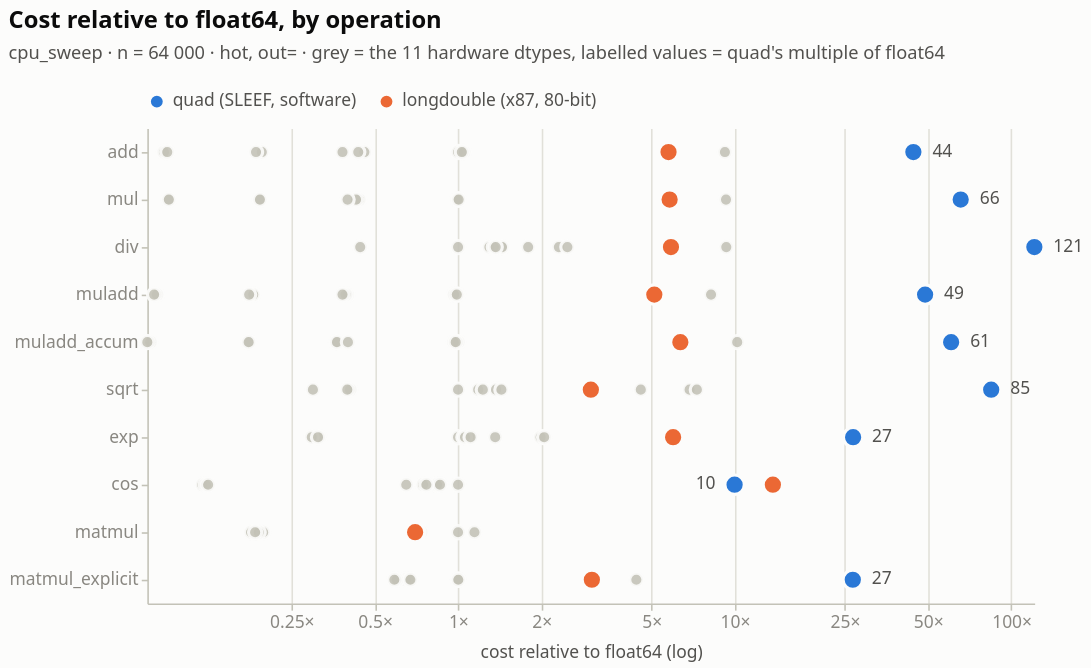

The notebook cell saved with this chart:
### Markdown cell above
Two features of the grid organise the remainder of this section.

First, the software-quad column belongs to a different regime. `quad-sleef` is
not marginally slower than `float64`; it lies off the end of a logarithmic
scale. Software floating point in 128 bits costs one to two orders of magnitude,
and `longdouble` — the x87 80-bit type, held in a 16-byte slot — falls between
the two: hardware arithmetic, but scalar hardware that no SIMD unit will touch.

Second, the `div`, `exp` and `cos` rows are uniformly expensive, including in the
integer columns. This does not reflect slow integer arithmetic. NumPy promotes
the operands before computing, so `cos` on `int32` is a `float64` cosine; those
cells measure a floating-point operation carrying an integer's label. Because
the metadata records the promotion, the resulting cost can be quantified.

### Code cell
baseline = (
    sweep.filter(HOT_OUT & BIG & (pl.col("implementation") == "float64"))
    .select("operation", pl.col("ns_elem").alias("f64_ns"))
)

FAMILY = pl.when(pl.col("implementation") == "quad-sleef").then(pl.lit("quad (SLEEF, software)")) \
           .when(pl.col("implementation") == "longdouble64").then(pl.lit("longdouble (x87, 80-bit)")) \
           .otherwise(pl.lit("hardware dtypes"))

tax = (
    sweep.filter(HOT_OUT & BIG)
    .join(baseline, on="operation")
    .with_columns((pl.col("ns_elem") / pl.col("f64_ns")).alias("vs_f64"), FAMILY.alias("family"))
    .filter(pl.col("vs_f64").is_not_null())
    .select("operation", "implementation", "family", "vs_f64", "ns_elem")
)

SOFT = ["quad (SLEEF, software)", "longdouble (x87, 80-bit)"]
context, highlight = tax.filter(~pl.col("family").is_in(SOFT)), tax.filter(pl.col("family").is_in(SOFT))

# Label placement is data-driven, not eyeballed: put the quad value on the left of
# its dot whenever longdouble sits close enough to the right to collide with it.
neighbours = highlight.pivot("implementation", index="operation", values="vs_f64")
quad_labels = (
    highlight.filter(pl.col("implementation") == "quad-sleef")
    .join(neighbours, on="operation")
    .with_columns(
        ((pl.col("longdouble64") / pl.col("quad-sleef")).is_between(1.0, 1.9))
        .alias("crowded")
    )
)

X2 = alt.X("vs_f64:Q", scale=alt.Scale(type="log", nice=False),
           axis=alt.Axis(title="cost relative to float64 (log)",
                         values=[0.25, 0.5, 1, 2, 5, 10, 25, 50, 100, 250],
                         labelExpr="format(datum.value, '.3~g') + '\u00d7'"))
Y2 = alt.Y("operation:N", sort=OP_ORDER, title=None)

unity = alt.Chart(pl.DataFrame({"x": [1.0]})).mark_rule(
    color=P["ink2"], strokeWidth=1).encode(x=X2)
unity_t = alt.Chart(pl.DataFrame({"x": [1.0], "t": ["float64"]})).mark_text(
    align="center", fontSize=11, color=P["ink2"]).encode(
    x=X2, y=alt.value(9), text="t:N")
ctx_dots = alt.Chart(context).mark_point(
    size=70, filled=True, color=P["context"], opacity=0.9).encode(
    x=X2, y=Y2,
    tooltip=[alt.Tooltip("implementation:N", title="dtype"),
             alt.Tooltip("vs_f64:Q", title="x float64", format=".2f")])
soft_dots = alt.Chart(highlight).mark_point(size=150, filled=True).encode(
    x=X2, y=Y2,
    color=alt.Color("family:N", scale=alt.Scale(domain=SOFT, range=P["series"][:2]),
                    legend=alt.Legend(title=None)),
    tooltip=[alt.Tooltip("implementation:N", title="dtype"),
             alt.Tooltip("vs_f64:Q", title="x float64", format=".1f"),
             alt.Tooltip("ns_elem:Q", title="ns/element", format=".2f")])
lab_right = alt.Chart(quad_labels.filter(~pl.col("crowded"))).mark_text(
    align="left", dx=12, fontSize=11, color=P["ink2"]).encode(
    x=X2, y=Y2, text=alt.Text("vs_f64:Q", format=".0f"))
lab_left = alt.Chart(quad_labels.filter(pl.col("crowded"))).mark_text(
    align="right", dx=-12, fontSize=11, color=P["ink2"]).encode(
    x=X2, y=Y2, text=alt.Text("vs_f64:Q", format=".0f"))

fig2 = (unity + unity_t + ctx_dots + soft_dots + lab_right + lab_left).properties(
    width=560, height=300,
    title=alt.Title("Cost relative to float64, by operation",
                    subtitle="cpu_sweep · n = 64 000 · hot, out= · grey = the 11 hardware dtypes, "
                             "labelled values = quad's multiple of float64"),
)
figure(fig2, highlight.sort("operation", "implementation"), "Table view — soft-float slowdowns")

### Figure 1 — Vega-Lite specification as saved in the notebook (floating-point values rounded to 4 significant figures)
{"config": {"background": "#fcfcfb", "font": "system-ui, -apple-system, \"Segoe UI\", sans-serif", "view": {"stroke": null, "continuousWidth": 620, "continuousHeight": 300}, "axis": {"labelFont": "system-ui, -apple-system, \"Segoe UI\", sans-serif", "titleFont": "system-ui, -apple-system, \"Segoe UI\", sans-serif", "labelColor": "#898781", "titleColor": "#52514e", "labelFontSize": 11, "titleFontSize": 11, "titleFontWeight": 500, "titlePadding": 8, "domainColor": "#c3c2b7", "domainWidth": 1, "tickColor": "#c3c2b7", "tickSize": 4, "gridColor": "#e1e0d9", "gridWidth": 1, "gridDash": []}, "legend": {"labelFont": "system-ui, -apple-system, \"Segoe UI\", sans-serif", "titleFont": "system-ui, -apple-system, \"Segoe UI\", sans-serif", "labelColor": "#52514e", "titleColor": "#52514e", "labelFontSize": 11, "titleFontSize": 11, "titleFontWeight": 500, "symbolType": "circle", "symbolSize": 90, "orient": "top", "direction": "horizontal", "offset": 8, "titlePadding": 10}, "title": {"font": "system-ui, -apple-system, \"Segoe UI\", sans-serif", "color": "#0b0b0b", "fontSize": 15, "fontWeight": 600, "subtitleFont": "system-ui, -apple-system, \"Segoe UI\", sans-serif", "subtitleColor": "#52514e", "subtitleFontSize": 11.5, "subtitlePadding": 8, "anchor": "start", "offset": 14, "dy": -4}, "header": {"labelFont": "system-ui, -apple-system, \"Segoe UI\", sans-serif", "titleFont": "system-ui, -apple-system, \"Segoe UI\", sans-serif", "labelColor": "#52514e", "titleColor": "#52514e", "labelFontSize": 11.5, "labelFontWeight": 600, "titleFontSize": 11}, "range": {"category": ["#2a78d6", "#eb6834", "#1baf7a"], "heatmap": ["#cde2fb", "#9ec5f4", "#6da7ec", "#3987e5", "#256abf", "#184f95", "#0d366b"], "ramp": ["#cde2fb", "#9ec5f4", "#6da7ec", "#3987e5", "#256abf", "#184f95", "#0d366b"]}, "bar": {"cornerRadiusEnd": 4, "discreteBandSize": 15}, "point": {"size": 95, "filled": true, "stroke": "#fcfcfb", "strokeWidth": 2, "opacity": 1}, "line": {"strokeWidth": 2, "strokeCap": "round", "strokeJoin": "round"}, "rule": {"strokeWidth": 1}, "text": {"font": "system-ui, -apple-system, \"Segoe UI\", sans-serif", "fontSize": 11, "color": "#52514e"}}, "layer": [{"data": {"name": "data-13398ab0a07e8bbd08d61e367b6a8f62"}, "mark": {"type": "rule", "color": "#52514e", "strokeWidth": 1}, "encoding": {"x": {"axis": {"labelExpr": "format(datum.value, '.3~g') + '×'", "title": "cost relative to float64 (log)", "values": [0.25, 0.5, 1, 2, 5, 10, 25, 50, 100, 250]}, "field": "vs_f64", "scale": {"nice": false, "type": "log"}, "type": "quantitative"}}}, {"data": {"name": "data-47ff0c7e1500d06b07ce56b60d1d5801"}, "mark": {"type": "text", "align": "center", "color": "#52514e", "fontSize": 11}, "encoding": {"text": {"field": "t", "type": "nominal"}, "x": {"axis": {"labelExpr": "format(datum.value, '.3~g') + '×'", "title": "cost relative to float64 (log)", "values": [0.25, 0.5, 1, 2, 5, 10, 25, 50, 100, 250]}, "field": "vs_f64", "scale": {"nice": false, "type": "log"}, "type": "quantitative"}, "y": {"value": 9}}}, {"data": {"name": "data-f4b43c139ce9c32278db455ef09f859a"}, "mark": {"type": "point", "color": "#c3c2b7", "filled": true, "opacity": 0.9, "size": 70}, "encoding": {"tooltip": [{"field": "implementation", "title": "dtype", "type": "nominal"}, {"field": "vs_f64", "format": ".2f", "title": "x float64", "type": "quantitative"}], "x": {"axis": {"labelExpr": "format(datum.value, '.3~g') + '×'", "title": "cost relative to float64 (log)", "values": [0.25, 0.5, 1, 2, 5, 10, 25, 50, 100, 250]}, "field": "vs_f64", "scale": {"nice": false, "type": "log"}, "type": "quantitative"}, "y": {"field": "operation", "sort": ["add", "mul", "div", "muladd", "muladd_accum", "muladd_fused", "sqrt", "exp", "cos", "matmul", "matmul_explicit", "matmul_explicit_fused"], "title": null, "type": "nominal"}}}, {"data": {"name": "data-50441ce348be95b6af3ba1fccaf475ab"}, "mark": {"type": "point", "filled": true, "size": 150}, "encoding": {"color": {"field": "family", "legend": {"title": null}, "scale": {"domain": ["quad (SLEEF, software)", "longdouble (x87, 80-bit)"], "range": ["#2a78d6", "#eb6834"]}, "type": "nominal"}, "tooltip": [{"field": "implementation", "title": "dtype", "type": "nominal"}, {"field": "vs_f64", "format": ".1f", "title": "x float64", "type": "quantitative"}, {"field": "ns_elem", "format": ".2f", "title": "ns/element", "type": "quantitative"}], "x": {"axis": {"labelExpr": "format(datum.value, '.3~g') + '×'", "title": "cost relative to float64 (log)", "values": [0.25, 0.5, 1, 2, 5, 10, 25, 50, 100, 250]}, "field": "vs_f64", "scale": {"nice": false, "type": "log"}, "type": "quantitative"}, "y": {"field": "operation", "sort": ["add", "mul", "div", "muladd", "muladd_accum", "muladd_fused", "sqrt", "exp", "cos", "matmul", "matmul_explicit", "matmul_explicit_fused"], "title": null, "type": "nominal"}}}, {"data": {"name": "data-d4be79850e5fa704a3451b11f473c4a7"}, "mark": {"type": "text", "align": "left", "color": "#52514e", "dx": 12, "fontSize": 11}, "encoding": {"text": {"field": "vs_f64", "format": ".0f", "type": "quantitative"}, "x": {"axis": {"labelExpr": "format(datum.value, '.3~g') + '×'", "title": "cost relative to float64 (log)", "values": [0.25, 0.5, 1, 2, 5, 10, 25, 50, 100, 250]}, "field": "vs_f64", "scale": {"nice": false, "type": "log"}, "type": "quantitative"}, "y": {"field": "operation", "sort": ["add", "mul", "div", "muladd", "muladd_accum", "muladd_fused", "sqrt", "exp", "cos", "matmul", "matmul_explicit", "matmul_explicit_fused"], "title": null, "type": "nominal"}}}, {"data": {"name": "data-1a56adb4e6026dac969452378daaee17"}, "mark": {"type": "text", "align": "right", "color": "#52514e", "dx": -12, "fontSize": 11}, "encoding": {"text": {"field": "vs_f64", "format": ".0f", "type": "quantitative"}, "x": {"axis": {"labelExpr": "format(datum.value, '.3~g') + '×'", "title": "cost relative to float64 (log)", "values": [0.25, 0.5, 1, 2, 5, 10, 25, 50, 100, 250]}, "field": "vs_f64", "scale": {"nice": false, "type": "log"}, "type": "quantitative"}, "y": {"field": "operation", "sort": ["add", "mul", "div", "muladd", "muladd_accum", "muladd_fused", "sqrt", "exp", "cos", "matmul", "matmul_explicit", "matmul_explicit_fused"], "title": null, "type": "nominal"}}}], "height": 300, "title": {"text": "Cost relative to float64, by operation", "subtitle": "cpu_sweep · n = 64 000 · hot, out= · grey = the 11 hardware dtypes, labelled values = quad's multiple of float64"}, "width": 560, "$schema": "https://vega.github.io/schema/vega-lite/v6.4.1.json", "datasets": {"data-13398ab0a07e8bbd08d61e367b6a8f62": [{"x": 1.0}], "data-47ff0c7e1500d06b07ce56b60d1d5801": [{"x": 1.0, "t": "float64"}], "data-f4b43c139ce9c32278db455ef09f859a": [{"operation": "add", "implementation": "float16", "family": "hardware dtypes", "vs_f64": 9.219, "ns_elem": 5.998}, {"operation": "add", "implementation": "float32", "family": "hardware dtypes", "vs_f64": 0.3821, "ns_elem": 0.2486}, {"operation": "add", "implementation": "float64", "family": "hardware dtypes", "vs_f64": 1.0, "ns_elem": 0.6507}, {"operation": "add", "implementation": "int16", "family": "hardware dtypes", "vs_f64": 0.1952, "ns_elem": 0.127}, {"operation": "add", "implementation": "int32", "family": "hardware dtypes", "vs_f64": 0.4585, "ns_elem": 0.2983}, {"operation": "add", "implementation": "int64", "family": "hardware dtypes", "vs_f64": 1.049, "ns_elem": 0.6824}, {"operation": "add", "implementation": "int8", "family": "hardware dtypes", "vs_f64": 0.08645, "ns_elem": 0.05625}, {"operation": "add", "implementation": "uint16", "family": "hardware dtypes", "vs_f64": 0.186, "ns_elem": 0.1211}, {"operation": "add", "implementation": "uint32", "family": "hardware dtypes", "vs_f64": 0.4357, "ns_elem": 0.2835}, {"operation": "add", "implementation": "uint64", "family": "hardware dtypes", "vs_f64": 1.032, "ns_elem": 0.6714}, {"operation": "add", "implementation": "uint8", "family": "hardware dtypes", "vs_f64": 0.08885, "ns_elem": 0.05781}, {"operation": "cos", "implementation": "float16", "family": "hardware dtypes", "vs_f64": 0.6496, "ns_elem": 8.898}, {"operation": "cos", "implementation": "float32", "family": "hardware dtypes", "vs_f64": 0.119, "ns_elem": 1.63}, {"operation": "cos", "implementation": "float64", "family": "hardware dtypes", "vs_f64": 1.0, "ns_elem": 13.7}, {"operation": "cos", "implementation": "int16", "family": "hardware dtypes", "vs_f64": 0.1225, "ns_elem": 1.677}, {"operation": "cos", "implementation": "int32", "family": "hardware dtypes", "vs_f64": 0.8364, "ns_elem": 11.46}, {"operation": "cos", "implementation": "int64", "family": "hardware dtypes", "vs_f64": 0.8543, "ns_elem": 11.7}, {"operation": "cos", "implementation": "int8", "family": "hardware dtypes", "vs_f64": 0.7476, "ns_elem": 10.24}, {"operation": "cos", "implementation": "uint16", "family": "hardware dtypes", "vs_f64": 0.1249, "ns_elem": 1.71}, {"operation": "cos", "implementation": "uint32", "family": "hardware dtypes", "vs_f64": 0.8407, "ns_elem": 11.51}, {"operation": "cos", "implementation": "uint64", "family": "hardware dtypes", "vs_f64": 0.8603, "ns_elem": 11.78}, {"operation": "cos", "implementation": "uint8", "family": "hardware dtypes", "vs_f64": 0.7681, "ns_elem": 10.52}, {"operation": "div", "implementation": "float16", "family": "hardware dtypes", "vs_f64": 9.324, "ns_elem": 6.005}, {"operation": "div", "implementation": "float32", "family": "hardware dtypes", "vs_f64": 0.4429, "ns_elem": 0.2853}, {"operation": "div", "implementation": "float64", "family": "hardware dtypes", "vs_f64": 1.0, "ns_elem": 0.6441}, {"operation": "div", "implementation": "int16", "family": "hardware dtypes", "vs_f64": 1.441, "ns_elem": 0.9281}, {"operation": "div", "implementation": "int32", "family": "hardware dtypes", "vs_f64": 1.442, "ns_elem": 0.9285}, {"operation": "div", "implementation": "int64", "family": "hardware dtypes", "vs_f64": 2.314, "ns_elem": 1.491}, {"operation": "div", "implementation": "int8", "family": "hardware dtypes", "vs_f64": 1.298, "ns_elem": 0.8359}, {"operation": "div", "implementation": "uint16", "family": "hardware dtypes", "vs_f64": 1.347, "ns_elem": 0.8677}, {"operation": "div", "implementation": "uint32", "family": "hardware dtypes", "vs_f64": 1.792, "ns_elem": 1.154}, {"operation": "div", "implementation": "uint64", "family": "hardware dtypes", "vs_f64": 2.484, "ns_elem": 1.6}, {"operation": "div", "implementation": "uint8", "family": "hardware dtypes", "vs_f64": 1.368, "ns_elem": 0.881}, {"operation": "exp", "implementation": "float16", "family": "hardware dtypes", "vs_f64": 1.362, "ns_elem": 6.288}, {"operation": "exp", "implementation": "float32", "family": "hardware dtypes", "vs_f64": 0.3159, "ns_elem": 1.458}, {"operation": "exp", "implementation": "float64", "family": "hardware dtypes", "vs_f64": 1.0, "ns_elem": 4.616}, {"operation": "exp", "implementation": "int16", "family": "hardware dtypes", "vs_f64": 0.2959, "ns_elem": 1.366}, {"operation": "exp", "implementation": "int32", "family": "hardware dtypes", "vs_f64": 1.045, "ns_elem": 4.825}, {"operation": "exp", "implementation": "int64", "family": "hardware dtypes", "vs_f64": 1.099, "ns_elem": 5.071}, {"operation": "exp", "implementation": "int8", "family": "hardware dtypes", "vs_f64": 1.988, "ns_elem": 9.176}, {"operation": "exp", "implementation": "uint16", "family": "hardware dtypes", "vs_f64": 0.3117, "ns_elem": 1.439}, {"operation": "exp", "implementation": "uint32", "family": "hardware dtypes", "vs_f64": 1.06, "ns_elem": 4.893}, {"operation": "exp", "implementation": "uint64", "family": "hardware dtypes", "vs_f64": 1.11, "ns_elem": 5.124}, {"operation": "exp", "implementation": "uint8", "family": "hardware dtypes", "vs_f64": 2.047, "ns_elem": 9.451}, {"operation": "matmul", "implementation": "float16", "family": "hardware dtypes", "vs_f64": 0.7332, "ns_elem": 11.67}, {"operation": "matmul", "implementation": "float32", "family": "hardware dtypes", "vs_f64": 1.146, "ns_elem": 18.25}, {"operation": "matmul", "implementation": "float64", "family": "hardware dtypes", "vs_f64": 1.0, "ns_elem": 15.92}, {"operation": "matmul", "implementation": "int16", "family": "hardware dtypes", "vs_f64": 0.1862, "ns_elem": 2.964}, {"operation": "matmul", "implementation": "int32", "family": "hardware dtypes", "vs_f64": 0.1873, "ns_elem": 2.982}, {"operation": "matmul", "implementation": "int64", "family": "hardware dtypes", "vs_f64": 0.1804, "ns_elem": 2.872}, {"operation": "matmul", "implementation": "int8", "family": "hardware dtypes", "vs_f64": 0.1875, "ns_elem": 2.984}, {"operation": "matmul", "implementation": "uint16", "family": "hardware dtypes", "vs_f64": 0.1975, "ns_elem": 3.144}, {"operation": "matmul", "implementation": "uint32", "family": "hardware dtypes", "vs_f64": 0.1785, "ns_elem": 2.841}, {"operation": "matmul", "implementation": "uint64", "family": "hardware dtypes", "vs_f64": 0.1902, "ns_elem": 3.028}, {"operation": "matmul", "implementation": "uint8", "family": "hardware dtypes", "vs_f64": 0.1847, "ns_elem": 2.941}, {"operation": "matmul_explicit", "implementation": "float16", "family": "hardware dtypes", "vs_f64": 4.411, "ns_elem": 19.24}, {"operation": "matmul_explicit", "implementation": "float32", "family": "hardware dtypes", "vs_f64": 0.6485, "ns_elem": 2.829}, {"operation": "matmul_explicit", "implementation": "float64", "family": "hardware dtypes", "vs_f64": 1.0, "ns_elem": 4.362}, {"operation": "matmul_explicit", "implementation": "int16", "family": "hardware dtypes", "vs_f64": 0.5976, "ns_elem": 2.607}, {"operation": "matmul_explicit", "implementation": "int32", "family": "hardware dtypes", "vs_f64": 0.6675, "ns_elem": 2.912}, {"operation": "matmul_explicit", "implementation": "int64", "family": "hardware dtypes", "vs_f64": 0.9994, "ns_elem": 4.36}, {"operation": "matmul_explicit", "implementation": "int8", "family": "hardware dtypes", "vs_f64": 0.5907, "ns_elem": 2.577}, {"operation": "matmul_explicit", "implementation": "uint16", "family": "hardware dtypes", "vs_f64": 0.5996, "ns_elem": 2.615}, {"operation": "matmul_explicit", "implementation": "uint32", "family": "hardware dtypes", "vs_f64": 0.6725, "ns_elem": 2.934}, {"operation": "matmul_explicit", "implementation": "uint64", "family": "hardware dtypes", "vs_f64": 1.002, "ns_elem": 4.371}, {"operation": "matmul_explicit", "implementation": "uint8", "family": "hardware dtypes", "vs_f64": 0.5883, "ns_elem": 2.566}, {"operation": "mul", "implementation": "float16", "family": "hardware dtypes", "vs_f64": 9.304, "ns_elem": 6.017}, {"operation": "mul", "implementation": "float32", "family": "hardware dtypes", "vs_f64": 0.4386, "ns_elem": 0.2836}, {"operation": "mul", "implementation": "float64", "family": "hardware dtypes", "vs_f64": 1.0, "ns_elem": 0.6468}, {"operation": "mul", "implementation": "int16", "family": "hardware dtypes", "vs_f64": 0.1913, "ns_elem": 0.1237}, {"operation": "mul", "implementation": "int32", "family": "hardware dtypes", "vs_f64": 0.4278, "ns_elem": 0.2767}, {"operation": "mul", "implementation": "int64", "family": "hardware dtypes", "vs_f64": 0.9936, "ns_elem": 0.6426}, {"operation": "mul", "implementation": "int8", "family": "hardware dtypes", "vs_f64": 0.09011, "ns_elem": 0.05828}, {"operation": "mul", "implementation": "uint16", "family": "hardware dtypes", "vs_f64": 0.1922, "ns_elem": 0.1243}, {"operation": "mul", "implementation": "uint32", "family": "hardware dtypes", "vs_f64": 0.3986, "ns_elem": 0.2578}, {"operation": "mul", "implementation": "uint64", "family": "hardware dtypes", "vs_f64": 1.005, "ns_elem": 0.6499}, {"operation": "mul", "implementation": "uint8", "family": "hardware dtypes", "vs_f64": 0.09004, "ns_elem": 0.05824}, {"operation": "muladd", "implementation": "float16", "family": "hardware dtypes", "vs_f64": 8.214, "ns_elem": 12.01}, {"operation": "muladd", "implementation": "float32", "family": "hardware dtypes", "vs_f64": 0.3982, "ns_elem": 0.5823}, {"operation": "muladd", "implementation": "float64", "family": "hardware dtypes", "vs_f64": 1.0, "ns_elem": 1.462}, {"operation": "muladd", "implementation": "int16", "family": "hardware dtypes", "vs_f64": 0.1818, "ns_elem": 0.2658}, {"operation": "muladd", "implementation": "int32", "family": "hardware dtypes", "vs_f64": 0.3918, "ns_elem": 0.5729}, {"operation": "muladd", "implementation": "int64", "family": "hardware dtypes", "vs_f64": 0.9684, "ns_elem": 1.416}, {"operation": "muladd", "implementation": "int8", "family": "hardware dtypes", "vs_f64": 0.08145, "ns_elem": 0.1191}, {"operation": "muladd", "implementation": "uint16", "family": "hardware dtypes", "vs_f64": 0.1757, "ns_elem": 0.257}, {"operation": "muladd", "implementation": "uint32", "family": "hardware dtypes", "vs_f64": 0.3821, "ns_elem": 0.5589}, {"operation": "muladd", "implementation": "uint64", "family": "hardware dtypes", "vs_f64": 0.9896, "ns_elem": 1.447}, {"operation": "muladd", "implementation": "uint8", "family": "hardware dtypes", "vs_f64": 0.07965, "ns_elem": 0.1165}, {"operation": "muladd_accum", "implementation": "float16", "family": "hardware dtypes", "vs_f64": 10.21, "ns_elem": 12.02}, {"operation": "muladd_accum", "implementation": "float32", "family": "hardware dtypes", "vs_f64": 0.3621, "ns_elem": 0.426}, {"operation": "muladd_accum", "implementation": "float64", "family": "hardware dtypes", "vs_f64": 1.0, "ns_elem": 1.177}, {"operation": "muladd_accum", "implementation": "int16", "family": "hardware dtypes", "vs_f64": 0.176, "ns_elem": 0.2071}, {"operation": "muladd_accum", "implementation": "int32", "family": "hardware dtypes", "vs_f64": 0.365, "ns_elem": 0.4295}, {"operation": "muladd_accum", "implementation": "int64", "family": "hardware dtypes", "vs_f64": 0.9657, "ns_elem": 1.136}, {"operation": "muladd_accum", "implementation": "int8", "family": "hardware dtypes", "vs_f64": 0.07706, "ns_elem": 0.09067}, {"operation": "muladd_accum", "implementation": "uint16", "family": "hardware dtypes", "vs_f64": 0.1749, "ns_elem": 0.2058}, {"operation": "muladd_accum", "implementation": "uint32", "family": "hardware dtypes", "vs_f64": 0.3999, "ns_elem": 0.4705}, {"operation": "muladd_accum", "implementation": "uint64", "family": "hardware dtypes", "vs_f64": 0.9807, "ns_elem": 1.154}, {"operation": "muladd_accum", "implementation": "uint8", "family": "hardware dtypes", "vs_f64": 0.07527, "ns_elem": 0.08856}, {"operation": "sqrt", "implementation": "float16", "family": "hardware dtypes", "vs_f64": 4.577, "ns_elem": 5.733}, {"operation": "sqrt", "implementation": "float32", "family": "hardware dtypes", "vs_f64": 0.2988, "ns_elem": 0.3742}, {"operation": "sqrt", "implementation": "float64", "family": "hardware dtypes", "vs_f64": 1.0, "ns_elem": 1.252}, {"operation": "sqrt", "implementation": "int16", "family": "hardware dtypes", "vs_f64": 0.4069, "ns_elem": 0.5096}, {"operation": "sqrt", "implementation": "int32", "family": "hardware dtypes", "vs_f64": 1.182, "ns_elem": 1.481}, {"operation": "sqrt", "implementation": "int64", "family": "hardware dtypes", "vs_f64": 1.371, "ns_elem": 1.717}, {"operation": "sqrt", "implementation": "int8", "family": "hardware dtypes", "vs_f64": 6.871, "ns_elem": 8.605}, {"operation": "sqrt", "implementation": "uint16", "family": "hardware dtypes", "vs_f64": 0.3977, "ns_elem": 0.4981}, {"operation": "sqrt", "implementation": "uint32", "family": "hardware dtypes", "vs_f64": 1.229, "ns_elem": 1.539}, {"operation": "sqrt", "implementation": "uint64", "family": "hardware dtypes", "vs_f64": 1.434, "ns_elem": 1.796}, {"operation": "sqrt", "implementation": "uint8", "family": "hardware dtypes", "vs_f64": 7.3, "ns_elem": 9.142}], "data-50441ce348be95b6af3ba1fccaf475ab": [{"operation": "add", "implementation": "longdouble64", "family": "longdouble (x87, 80-bit)", "vs_f64": 5.765, "ns_elem": 3.751}, {"operation": "add", "implementation": "quad-sleef", "family": "quad (SLEEF, software)", "vs_f64": 44.26, "ns_elem": 28.8}, {"operation": "cos", "implementation": "longdouble64", "family": "longdouble (x87, 80-bit)", "vs_f64": 13.74, "ns_elem": 188.2}, {"operation": "cos", "implementation": "quad-sleef", "family": "quad (SLEEF, software)", "vs_f64": 9.992, "ns_elem": 136.9}, {"operation": "div", "implementation": "longdouble64", "family": "longdouble (x87, 80-bit)", "vs_f64": 5.884, "ns_elem": 3.789}, {"operation": "div", "implementation": "quad-sleef", "family": "quad (SLEEF, software)", "vs_f64": 121.2, "ns_elem": 78.03}, {"operation": "exp", "implementation": "longdouble64", "family": "longdouble (x87, 80-bit)", "vs_f64": 5.989, "ns_elem": 27.65}, {"operation": "exp", "implementation": "quad-sleef", "family": "quad (SLEEF, software)", "vs_f64": 26.8, "ns_elem": 123.7}, {"operation": "matmul", "implementation": "longdouble64", "family": "longdouble (x87, 80-bit)", "vs_f64": 0.6994, "ns_elem": 11.13}, {"operation": "matmul_explicit", "implementation": "longdouble64", "family": "longdouble (x87, 80-bit)", "vs_f64": 3.046, "ns_elem": 13.29}, {"operation": "matmul_explicit", "implementation": "quad-sleef", "family": "quad (SLEEF, software)", "vs_f64": 26.73, "ns_elem": 116.6}, {"operation": "mul", "implementation": "longdouble64", "family": "longdouble (x87, 80-bit)", "vs_f64": 5.818, "ns_elem": 3.763}, {"operation": "mul", "implementation": "quad-sleef", "family": "quad (SLEEF, software)", "vs_f64": 65.62, "ns_elem": 42.44}, {"operation": "muladd", "implementation": "longdouble64", "family": "longdouble (x87, 80-bit)", "vs_f64": 5.122, "ns_elem": 7.491}, {"operation": "muladd", "implementation": "quad-sleef", "family": "quad (SLEEF, software)", "vs_f64": 48.8, "ns_elem": 71.36}, {"operation": "muladd_accum", "implementation": "longdouble64", "family": "longdouble (x87, 80-bit)", "vs_f64": 6.362, "ns_elem": 7.485}, {"operation": "muladd_accum", "implementation": "quad-sleef", "family": "quad (SLEEF, software)", "vs_f64": 60.6, "ns_elem": 71.31}, {"operation": "sqrt", "implementation": "longdouble64", "family": "longdouble (x87, 80-bit)", "vs_f64": 3.02, "ns_elem": 3.783}, {"operation": "sqrt", "implementation": "quad-sleef", "family": "quad (SLEEF, software)", "vs_f64": 84.59, "ns_elem": 105.9}], "data-d4be79850e5fa704a3451b11f473c4a7": [{"operation": "add", "implementation": "quad-sleef", "family": "quad (SLEEF, software)", "vs_f64": 44.26, "ns_elem": 28.8, "longdouble64": 5.765, "quad-sleef": 44.26, "crowded": false}, {"operation": "div", "implementation": "quad-sleef", "family": "quad (SLEEF, software)", "vs_f64": 121.2, "ns_elem": 78.03, "longdouble64": 5.884, "quad-sleef": 121.2, "crowded": false}, {"operation": "exp", "implementation": "quad-sleef", "family": "quad (SLEEF, software)", "vs_f64": 26.8, "ns_elem": 123.7, "longdouble64": 5.989, "quad-sleef": 26.8, "crowded": false}, {"operation": "matmul_explicit", "implementation": "quad-sleef", "family": "quad (SLEEF, software)", "vs_f64": 26.73, "ns_elem": 116.6, "longdouble64": 3.046, "quad-sleef": 26.73, "crowded": false}, {"operation": "mul", "implementation": "quad-sleef", "family": "quad (SLEEF, software)", "vs_f64": 65.62, "ns_elem": 42.44, "longdouble64": 5.818, "quad-sleef": 65.62, "crowded": false}, {"operation": "muladd", "implementation": "quad-sleef", "family": "quad (SLEEF, software)", "vs_f64": 48.8, "ns_elem": 71.36, "longdouble64": 5.122, "quad-sleef": 48.8, "crowded": false}, {"operation": "muladd_accum", "implementation": "quad-sleef", "family": "quad (SLEEF, software)", "vs_f64": 60.6, "ns_elem": 71.31, "longdouble64": 6.362, "quad-sleef": 60.6, "crowded": false}, {"operation": "sqrt", "implementation": "quad-sleef", "family": "quad (SLEEF, software)", "vs_f64": 84.59, "ns_elem": 105.9, "longdouble64": 3.02, "quad-sleef": 84.59, "crowded": false}], "data-1a56adb4e6026dac969452378daaee17": [{"operation": "cos", "implementation": "quad-sleef", "family": "quad (SLEEF, software)", "vs_f64": 9.992, "ns_elem": 136.9, "longdouble64": 13.74, "quad-sleef": 9.992, "crowded": true}]}}
